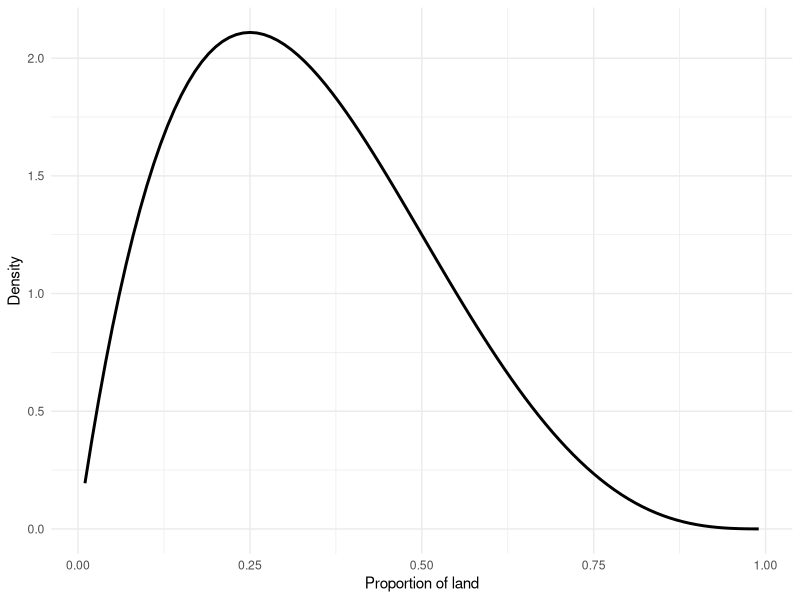
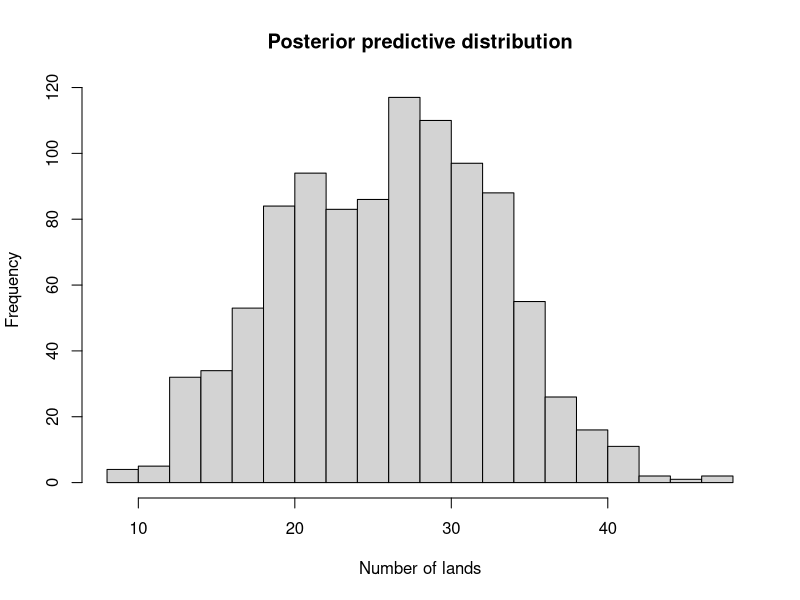

R code for these plots, in order:
# Assignment 2
# Susanne Hantke
# Matriculation number: 03751129

#----------------------------------------------------------------------------------------------------------------------------------------------------------

# packages used:
library(tidyverse)


#----------------------------------------------------------------------------------------------------------------------------------------------------------


# Bayesian Updating

## tasknumber 1

likelihood <- dbinom(6, 10, c(.7,.5,.8))
prior <- c(1/3, 2/3, 1/3) # B receives reviews twice as likely as A and C
posteriors <- prior * likelihood / sum(prior * likelihood)
# Posterior probability that the reviews are on Company A
posteriors[1]



## tasknumber 2

likelihood2 <- dbinom(9, 10, c(.7,.5,.8)) # only consider the last 10 reviews
prior2 <- posteriors # new prior is old posterior
posteriors2 <- prior2 * likelihood2 / sum(prior2 * likelihood2)
# C increase by 33 percentage points
posteriors2[3] - posteriors[3]



## tasknumber 3

# Factory receives equally many shipments from factory A and B:
prior3 <- c(0.5,0.5)
# Shipment entailing defective parts:
# from factory A: 10% of the time
# from factory B: 20% of the time
# Received shipment contains defective parts (1 out of 1 shipments)
likelihood3 <- dbinom(1,1,c(0.1,0.2))
posteriors3 <- prior3 * likelihood3 / sum(prior3 * likelihood3)
posteriors3
# What is the probability that the next shipment from the same factory will also contain defective products?
# error rate of A * likelihood that first shipment from A +  error rate of B * likelihood that first shipment from B
sum(c(0.1,0.2) * posteriors3)



## tasknumber 4

# no task 4 found in the assignment sheet



## tasknumber 5

# Same number of shipments from A and B -> P_A = P_B = 0.5
# A is correctly identified: 0.8
# B is correctly identified: 0.65
# Test positive for A

# Probability that the shipment is from A given the test says it is from A
# P_A_given_Apos = P_Apos_given_A * P_A / (P_Apos_given_A * P_A + P_Apos_given_B * P_B)
P_A_given_Apos = 0.8*0.5 / (0.8*0.5 + (1-0.65)*0.5)
P_A_given_Apos

# Defected products and positive test for A
# prior5 <- posteriors3
# P_A2 = posterior3[1] = 1/3 
# P_B2 = posterior3[2] = 2/3
P_A_given_Apos_and_defective = 0.8*(1/3) / (0.8*(1/3) + (1-0.65)*(2/3))
P_A_given_Apos_and_defective



# Bayesian Workflow

## tasknumber 6

# 2/3 of the earth's surface are water -> 1/3 land
# Peak of distribution at x = 1/3
# Exclude 0 and 1 because 0% < proportion of land < 100% (strictly lower than)

## beta distribution
# create density distribution
range <- seq(0.01, 0.99, by = 0.01)
d <- dbeta(range, shape1 = 2, shape2 = 4)
BETA <- data.frame(range, d)

# plot
ggplot(BETA, aes(x = range, y = d)) +
  geom_line(linewidth = 1) +
  labs(x = "Proportion of land", 
       y = "Density") +
  theme_minimal()



## tasknumber 7

sample <- rbeta(1e4,2,4)



## tasknumber 8

prop <- seq(0, 1, length.out = 12)
priors <- vector("numeric", length(prop))

for (i in seq_along(prop)){
  priors[i] <- round( sum(sample >= prop[i] & sample < prop[i+1]) / 1e4 , 2)
}

poss <- tibble(prop_L = seq(0, 1, .1), prior = priors[1:11])

# 26 out of 100 tosses landed on land
likelihood <- dbinom(26, 100, prob = poss$prop_L)
poss$likelihood <- likelihood
posteriors <- poss$likelihood * poss$prior / sum(poss$likelihood * poss$prior)
poss$posterior <- posteriors
poss


## tasknumber 9

samples_posterior <- sample(c(poss$prop_L),1e3,replace=TRUE,prob=c(poss$posterior))


## tasknumber 10

# Predict outcomes of 100 globe tosses
prediction <- rbinom(length(samples_posterior),100,samples_posterior)

hist(prediction,breaks=20,xlab="Number of lands",main="Posterior predictive distribution")


